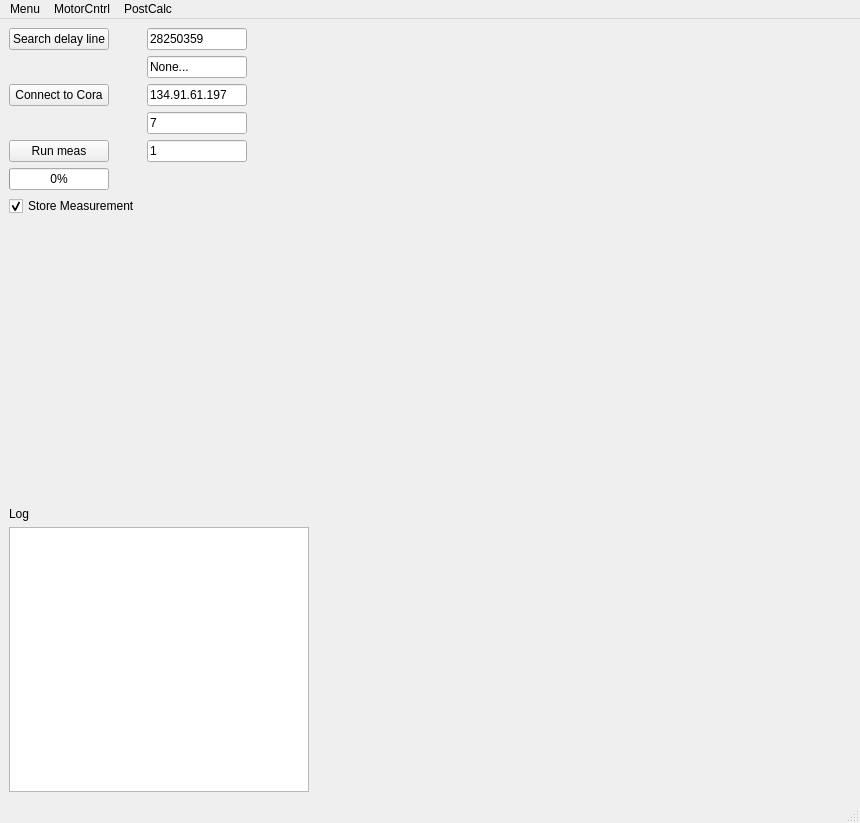
<?xml version="1.0" encoding="UTF-8"?>
<ui version="4.0">
 <class>MainWindow</class>
 <widget class="QMainWindow" name="MainWindow">
  <property name="geometry">
   <rect>
    <x>0</x>
    <y>0</y>
    <width>860</width>
    <height>823</height>
   </rect>
  </property>
  <property name="windowTitle">
   <string>MainWindow</string>
  </property>
  <widget class="QWidget" name="centralwidget">
   <layout class="QGridLayout" name="gridLayout">
    <item row="0" column="1">
     <layout class="QVBoxLayout" name="FFTHolder"/>
    </item>
    <item row="0" column="2">
     <layout class="QVBoxLayout" name="GraphHolder">
      <property name="sizeConstraint">
       <enum>QLayout::SetMinimumSize</enum>
      </property>
     </layout>
    </item>
    <item row="0" column="0">
     <layout class="QVBoxLayout" name="verticalLayout_2">
      <item>
       <layout class="QFormLayout" name="formLayout">
        <property name="sizeConstraint">
         <enum>QLayout::SetMinAndMaxSize</enum>
        </property>
        <property name="fieldGrowthPolicy">
         <enum>QFormLayout::FieldsStayAtSizeHint</enum>
        </property>
        <property name="labelAlignment">
         <set>Qt::AlignLeading|Qt::AlignLeft|Qt::AlignVCenter</set>
        </property>
        <item row="0" column="0">
         <widget class="QPushButton" name="SearchDelayB">
          <property name="minimumSize">
           <size>
            <width>100</width>
            <height>0</height>
           </size>
          </property>
          <property name="maximumSize">
           <size>
            <width>89</width>
            <height>16777215</height>
           </size>
          </property>
          <property name="toolTip">
           <string>&lt;html&gt;&lt;head/&gt;&lt;body&gt;&lt;p&gt;Scans for connected delay line.&lt;br/&gt;Should be Thorlabs KBD101&lt;br/&gt;or OZ-Optics ODL&lt;/p&gt;&lt;p&gt;Only one delay line should be connected at the same time.&lt;/p&gt;&lt;/body&gt;&lt;/html&gt;</string>
          </property>
          <property name="text">
           <string>Search delay line</string>
          </property>
         </widget>
        </item>
        <item row="0" column="1">
         <widget class="QLineEdit" name="ThorSN">
          <property name="minimumSize">
           <size>
            <width>100</width>
            <height>0</height>
           </size>
          </property>
          <property name="maximumSize">
           <size>
            <width>100</width>
            <height>16777215</height>
           </size>
          </property>
          <property name="toolTip">
           <string>&lt;html&gt;&lt;head/&gt;&lt;body&gt;&lt;p&gt;Thorlabs S/N&lt;/p&gt;&lt;/body&gt;&lt;/html&gt;</string>
          </property>
          <property name="text">
           <string>28250359</string>
          </property>
         </widget>
        </item>
        <item row="1" column="1">
         <widget class="QLineEdit" name="DelayT">
          <property name="minimumSize">
           <size>
            <width>100</width>
            <height>0</height>
           </size>
          </property>
          <property name="maximumSize">
           <size>
            <width>100</width>
            <height>16777215</height>
           </size>
          </property>
          <property name="toolTip">
           <string>&lt;html&gt;&lt;head/&gt;&lt;body&gt;&lt;p&gt;Found device&lt;/p&gt;&lt;/body&gt;&lt;/html&gt;</string>
          </property>
          <property name="text">
           <string>None...</string>
          </property>
         </widget>
        </item>
        <item row="3" column="0">
         <widget class="QPushButton" name="ConnectCoraB">
          <property name="minimumSize">
           <size>
            <width>100</width>
            <height>0</height>
           </size>
          </property>
          <property name="maximumSize">
           <size>
            <width>100</width>
            <height>16777215</height>
           </size>
          </property>
          <property name="toolTip">
           <string>&lt;html&gt;&lt;head/&gt;&lt;body&gt;&lt;p&gt;Connects to FPGA with ARM board.&lt;br/&gt;IP may varie&lt;/p&gt;&lt;/body&gt;&lt;/html&gt;</string>
          </property>
          <property name="text">
           <string>Connect to Cora</string>
          </property>
         </widget>
        </item>
        <item row="3" column="1">
         <widget class="QLineEdit" name="IPT">
          <property name="minimumSize">
           <size>
            <width>100</width>
            <height>0</height>
           </size>
          </property>
          <property name="maximumSize">
           <size>
            <width>100</width>
            <height>16777215</height>
           </size>
          </property>
          <property name="toolTip">
           <string>&lt;html&gt;&lt;head/&gt;&lt;body&gt;&lt;p&gt;Ip. Addr. of FPGA-Board&lt;/p&gt;&lt;/body&gt;&lt;/html&gt;</string>
          </property>
          <property name="text">
           <string>134.91.61.197</string>
          </property>
         </widget>
        </item>
        <item row="4" column="1">
         <widget class="QLineEdit" name="PORTT">
          <property name="minimumSize">
           <size>
            <width>100</width>
            <height>0</height>
           </size>
          </property>
          <property name="maximumSize">
           <size>
            <width>100</width>
            <height>16777215</height>
           </size>
          </property>
          <property name="toolTip">
           <string>&lt;html&gt;&lt;head/&gt;&lt;body&gt;&lt;p&gt;Portnumber&lt;/p&gt;&lt;/body&gt;&lt;/html&gt;</string>
          </property>
          <property name="text">
           <string>7</string>
          </property>
         </widget>
        </item>
        <item row="5" column="0">
         <widget class="QPushButton" name="RunMeas">
          <property name="minimumSize">
           <size>
            <width>100</width>
            <height>0</height>
           </size>
          </property>
          <property name="maximumSize">
           <size>
            <width>100</width>
            <height>16777215</height>
           </size>
          </property>
          <property name="toolTip">
           <string>&lt;html&gt;&lt;head/&gt;&lt;body&gt;&lt;p&gt;Runs the measurement routine for n times of the right value.&lt;/p&gt;&lt;/body&gt;&lt;/html&gt;</string>
          </property>
          <property name="text">
           <string>Run meas</string>
          </property>
         </widget>
        </item>
        <item row="5" column="1">
         <widget class="QLineEdit" name="NRunsT">
          <property name="minimumSize">
           <size>
            <width>100</width>
            <height>0</height>
           </size>
          </property>
          <property name="maximumSize">
           <size>
            <width>100</width>
            <height>16777215</height>
           </size>
          </property>
          <property name="toolTip">
           <string>&lt;html&gt;&lt;head/&gt;&lt;body&gt;&lt;p&gt;Number of runs&lt;/p&gt;&lt;/body&gt;&lt;/html&gt;</string>
          </property>
          <property name="text">
           <string>1</string>
          </property>
         </widget>
        </item>
        <item row="6" column="0">
         <widget class="QProgressBar" name="progressBar">
          <property name="minimumSize">
           <size>
            <width>100</width>
            <height>0</height>
           </size>
          </property>
          <property name="maximumSize">
           <size>
            <width>120</width>
            <height>16777215</height>
           </size>
          </property>
          <property name="value">
           <number>0</number>
          </property>
         </widget>
        </item>
        <item row="7" column="0">
         <widget class="QCheckBox" name="StoreMeas">
          <property name="text">
           <string>Store Measurement</string>
          </property>
          <property name="checked">
           <bool>true</bool>
          </property>
         </widget>
        </item>
       </layout>
      </item>
      <item>
       <spacer name="verticalSpacer">
        <property name="orientation">
         <enum>Qt::Vertical</enum>
        </property>
        <property name="sizeHint" stdset="0">
         <size>
          <width>20</width>
          <height>40</height>
         </size>
        </property>
       </spacer>
      </item>
      <item>
       <layout class="QVBoxLayout" name="verticalLayout">
        <item>
         <widget class="QLabel" name="label">
          <property name="maximumSize">
           <size>
            <width>50</width>
            <height>16777215</height>
           </size>
          </property>
          <property name="text">
           <string>Log</string>
          </property>
         </widget>
        </item>
        <item>
         <widget class="QPlainTextEdit" name="LogBox">
          <property name="maximumSize">
           <size>
            <width>300</width>
            <height>16777215</height>
           </size>
          </property>
         </widget>
        </item>
       </layout>
      </item>
     </layout>
    </item>
   </layout>
  </widget>
  <widget class="QMenuBar" name="menubar">
   <property name="geometry">
    <rect>
     <x>0</x>
     <y>0</y>
     <width>860</width>
     <height>21</height>
    </rect>
   </property>
   <widget class="QMenu" name="menuMenu">
    <property name="title">
     <string>Menu</string>
    </property>
    <addaction name="actionExit"/>
    <addaction name="actionConfiguration"/>
   </widget>
   <widget class="QMenu" name="menuMotorCntrl">
    <property name="title">
     <string>MotorCntrl</string>
    </property>
    <addaction name="actionThorlabs"/>
    <addaction name="actionOz_ODL"/>
   </widget>
   <widget class="QMenu" name="menuPostCalc">
    <property name="title">
     <string>PostCalc</string>
    </property>
    <widget class="QMenu" name="menuFFT">
     <property name="title">
      <string>FFT</string>
     </property>
     <addaction name="actionBlackman"/>
     <addaction name="actionHanning"/>
     <addaction name="actionHann"/>
     <addaction name="separator"/>
     <addaction name="actionNone"/>
    </widget>
    <widget class="QMenu" name="menuZero_Fit">
     <property name="title">
      <string>Zero Fit</string>
     </property>
     <addaction name="actionFull"/>
     <addaction name="actionSmall"/>
    </widget>
    <addaction name="actionLoad_Graph"/>
    <addaction name="menuMake_AVG"/>
    <addaction name="menuFFT"/>
    <addaction name="menuZero_Fit"/>
    <addaction name="separator"/>
    <addaction name="actionFind_Peaks"/>
    <addaction name="actionCalc_refrectiv"/>
    <addaction name="actionCalc_thikness"/>
    <addaction name="actionCalc_Absorbtion"/>
   </widget>
   <addaction name="menuMenu"/>
   <addaction name="menuMotorCntrl"/>
   <addaction name="menuPostCalc"/>
  </widget>
  <widget class="QStatusBar" name="statusbar"/>
  <action name="actionExit">
   <property name="text">
    <string>Exit</string>
   </property>
  </action>
  <action name="actionThorlabs">
   <property name="text">
    <string>Thorlabs</string>
   </property>
  </action>
  <action name="actionOz_ODL">
   <property name="text">
    <string>Oz ODL</string>
   </property>
  </action>
  <action name="actionLoad_Graph">
   <property name="text">
    <string>Load Graph</string>
   </property>
  </action>
  <action name="actionBlackman">
   <property name="text">
    <string>Blackman</string>
   </property>
  </action>
  <action name="actionHanning">
   <property name="text">
    <string>Hanning</string>
   </property>
  </action>
  <action name="actionHann">
   <property name="text">
    <string>Hann</string>
   </property>
  </action>
  <action name="actionZero_Fit">
   <property name="text">
    <string>Zero Fit</string>
   </property>
  </action>
  <action name="actionNone">
   <property name="text">
    <string>None</string>
   </property>
  </action>
  <action name="actionFull">
   <property name="text">
    <string>Full</string>
   </property>
  </action>
  <action name="actionSmall">
   <property name="text">
    <string>Small</string>
   </property>
  </action>
  <action name="actionFind_Peaks">
   <property name="text">
    <string>Find Peaks</string>
   </property>
  </action>
  <action name="actionCalc_refrectiv">
   <property name="text">
    <string>Calc refrectiv</string>
   </property>
  </action>
  <action name="actionCalc_thikness">
   <property name="text">
    <string>Calc thikness</string>
   </property>
  </action>
  <action name="actionCalc_Absorbtion">
   <property name="text">
    <string>Calc Absorbtion</string>
   </property>
  </action>
  <action name="actionConfiguration">
   <property name="text">
    <string>Configuration</string>
   </property>
  </action>
 </widget>
 <resources/>
 <connections/>
</ui>
